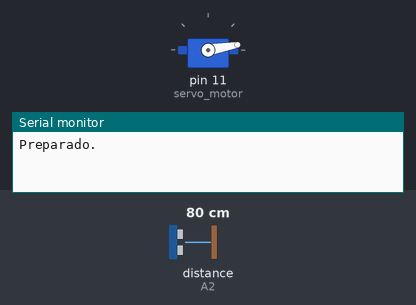
Simulated run of this sketch. Board: Arduino Uno, built with avr-gcc and run on an emulated ATmega328P. Shown: servo, the last lines printed to the serial monitor. The test bench sets the inputs (shaded band); at power-on: distance to the obstacle (sensor on A2) 80 cm. The echo pulse lasts 58.3 µs per cm.

Above: at 2.75 s.
At 7.5 s:
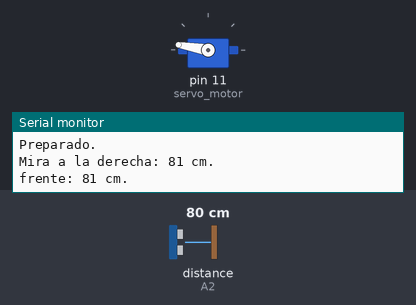
At 10.1 s:
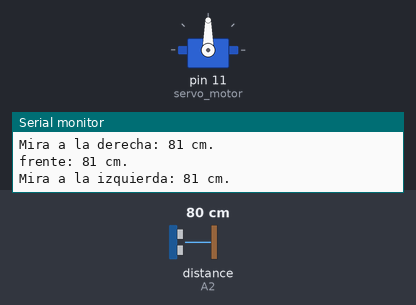
Timing chart, 0 to 12.4 s (numbered marks = the images above):
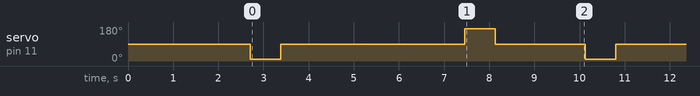

The sketch:

02_software_test_sensor_servos.ino
```cpp
#include <Servo.h>          //Servo motor library. This is standard library
#include <NewPing.h>        //Ultrasonic sensor function library. You must install this library

//sensor pins
#define trig_pin A1 //analog input 1
#define echo_pin A2 //analog input 2

#define maximum_distance 200

NewPing sonar(trig_pin, echo_pin, maximum_distance); //sensor function
Servo servo_motor; //our servo name

void setup(){
  int distance = 100;

  servo_motor.attach(11); //our servo pin

  servo_motor.write(90);
  delay(2000);
  distance = readPing();
  delay(100);
  distance = readPing();
  delay(100);
  distance = readPing();
  delay(100);
  distance = readPing();
  delay(100);

  Serial.begin(9600);
  Serial.println("Preparado.");
}

void loop(){

  int distanceRight = lookRight();
  Serial.print("Mira a la derecha: ");
  Serial.print(distanceRight);
  Serial.println(" cm.");
  delay(2000);
  int distance = readPing();
  Serial.print("frente: ");
  Serial.print(distance);
  Serial.println(" cm.");
  delay(2000);
  int distanceLeft = lookLeft();
  Serial.print("Mira a la izquierda: ");
  Serial.print(distanceLeft);
  Serial.println(" cm.");
  delay(2000);
}

int lookRight(){
  servo_motor.write(10);
  delay(500);
  int distance = readPing();
  delay(100);
  servo_motor.write(90);
  return distance;
}

int lookLeft(){
  servo_motor.write(170);
  delay(500);
  int distance = readPing();
  delay(100);
  servo_motor.write(90);
  return distance;
  delay(100);
}

int readPing(){
  delay(70);
  int cm = sonar.ping_cm();
  if (cm==0){
    cm=250;
  }
  return cm;
}
```

Measured:
- by itself, servo on pin 11 (servo_motor): repeats every 7.4 s: 90° 4.1 s, 170° 0.68 s, 90° 2.0 s, 10° 0.68 s
